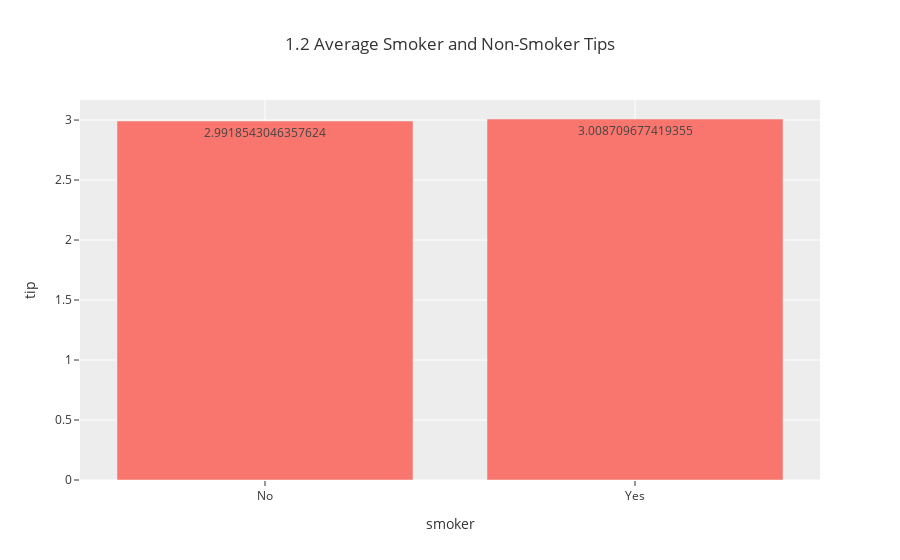

The code cell stored with this chart in its notebook:
### Code cell
fig = px.bar(df_tips_mean_smoke, 
             x='smoker',            
             y='tip',
             text='tip',
             template='ggplot2',
            title='1.2 Average Smoker and Non-Smoker Tips')

fig.show()

### Figure 1 — Plotly figure (JSON) as saved in the notebook; plotly's stock layout.template omitted (floating-point values rounded to 4 significant figures)
{"data": [{"alignmentgroup": "True", "hoverlabel": {"namelength": 0}, "hovertemplate": "smoker=%{x}<br>tip=%{text}", "legendgroup": "", "marker": {"color": "#F8766D"}, "name": "", "offsetgroup": "", "orientation": "v", "showlegend": false, "text": [2.992, 3.009], "textposition": "auto", "type": "bar", "x": ["No", "Yes"], "xaxis": "x", "y": [2.992, 3.009], "yaxis": "y"}], "layout": {"barmode": "relative", "legend": {"tracegroupgap": 0}, "title": {"text": "1.2 Average Smoker and Non-Smoker Tips"}, "xaxis": {"anchor": "y", "domain": [0, 1], "title": {"text": "smoker"}}, "yaxis": {"anchor": "x", "domain": [0, 1], "title": {"text": "tip"}}}}
